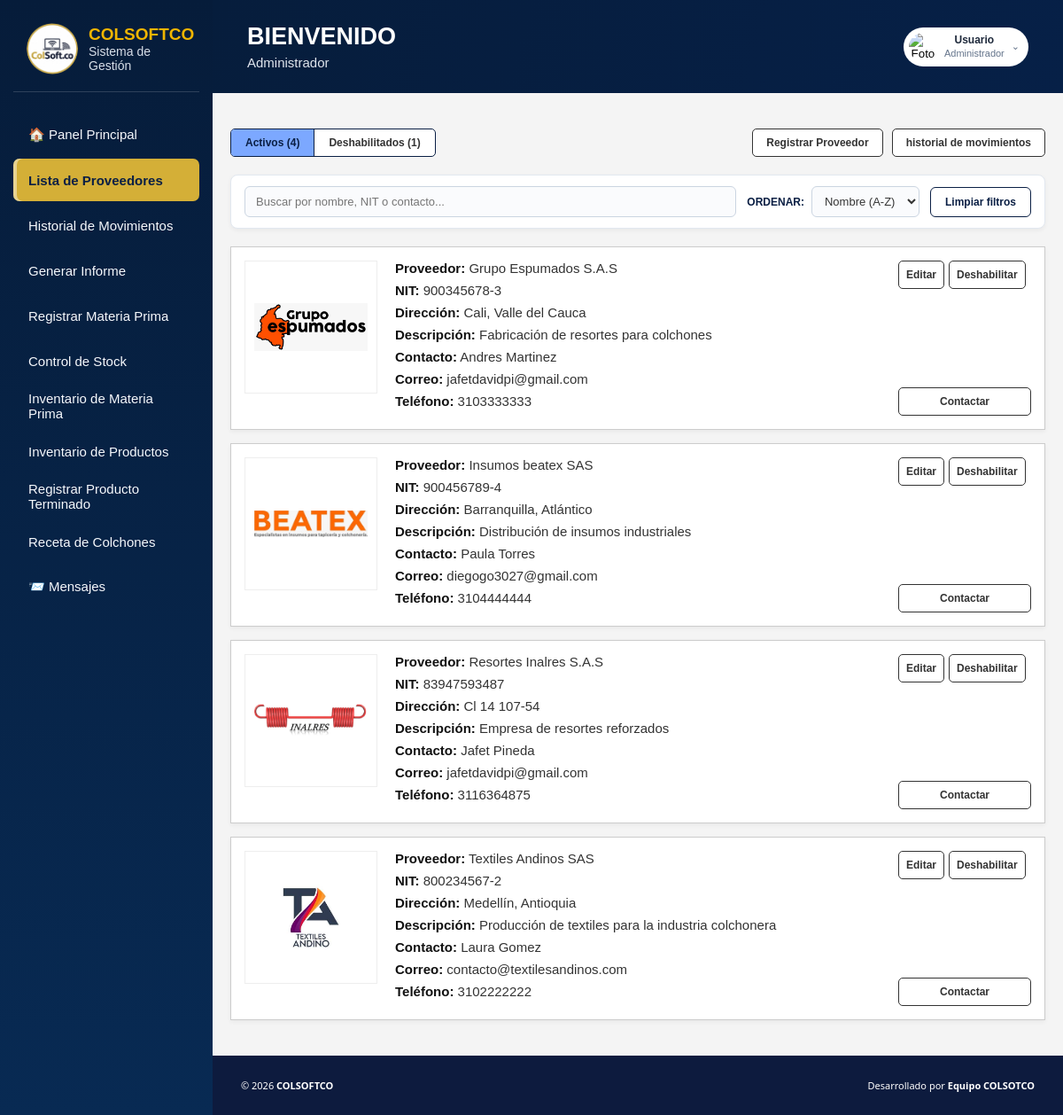
The page /view/lista_proveedores/lista_proveedores.php (signed in) on the database its author committed.
### tables this page shows
CREATE TABLE `proveedores` (
  `id_proveedor` int(11) NOT NULL,
  `nombre_empresa` varchar(80) NOT NULL,
  `nit` varchar(20) NOT NULL,
  `direccion` varchar(255) NOT NULL,
  `descripcion_empresa` text DEFAULT NULL,
  `contacto_nombre` varchar(80) NOT NULL,
  `contacto_apellido` varchar(80) NOT NULL,
  `telefono` varchar(10) DEFAULT NULL,
  `email` varchar(70) DEFAULT NULL,
  `imagen` varchar(255) DEFAULT NULL,
  `estado` enum('activo','inactivo') NOT NULL DEFAULT 'activo',
  `activo` tinyint(1) NOT NULL DEFAULT 1
);

### app/logica_proveedores.php (called while the page is built, shortened)
<?php
require_once __DIR__ . '/../config/conexion.php';
class ProveedorLogica
{
    private $conn;
    public function __construct()
    {
        $db = new Conexion();
        $this->conn = $db->getConnection();
    }
    public function getProveedores(string $estado = 'activo'): array
    {
        $sql = "
            SELECT
                id_proveedor,
                nombre_empresa,
                contacto_nombre,
                contacto_apellido,
                telefono,
                email,
                nit,
                direccion,
                descripcion_empresa,
                imagen,
                estado
            FROM proveedores
        ";
        $params = [];
        if ($estado !== 'todos') {
            $sql .= " WHERE estado = :estado ";
            $params[':estado'] = $estado;
        }
        $sql .= " ORDER BY nombre_empresa ASC ";
        $stmt = $this->conn->prepare($sql);
        $stmt->execute($params);
        return $stmt->fetchAll(PDO::FETCH_ASSOC);
    }
    public function contarProveedoresPorEstado(): array
    {
        $sql = "
            SELECT estado, COUNT(*) AS total
            FROM proveedores
            GROUP BY estado
        ";
        $stmt = $this->conn->prepare($sql);
        $stmt->execute();
        $conteos = ['activo' => 0, 'inactivo' => 0];
        foreach ($stmt->fetchAll(PDO::FETCH_ASSOC) as $fila) {
            $conteos[$fila['estado']] = (int) $fila['total'];
        }
        return $conteos;
    }
}

### config/conexion.php (called while the page is built, shortened)
<?php
  class Conexion
  {
    private string $Servidor = "localhost";
    private string $BaseDeDatos = "colsoftco";
    private string $Usuario = "root";
    private string $Password = "";
    private static ?PDO $instance = null;
    public function getConnection(): PDO {
      if (self::$instance === null) {
        self::$instance = new PDO(
          "mysql:host={$this->Servidor};dbname={$this->BaseDeDatos};charset=utf8mb4",
          $this->Usuario,
          $this->Password,
          [
            PDO::ATTR_ERRMODE => PDO::ERRMODE_EXCEPTION,
            PDO::ATTR_DEFAULT_FETCH_MODE => PDO::FETCH_ASSOC,
            PDO::ATTR_EMULATE_PREPARES => false,
          ]
        );
      }
      $this->Conector = self::$instance;
      return $this->Conector;
    }
  }

### view/lista_proveedores/lista_proveedores.php (the view, shortened to what this page needs)
<?php
require_once '../../app/logica_proveedores.php';
$logica = new ProveedorLogica();
$estadoFiltro = $_GET['estado'] ?? 'activo';
$proveedores = $logica->getProveedores($estadoFiltro);
$conteos = $logica->contarProveedoresPorEstado();
?>
<!DOCTYPE html>
<html lang="es">
<head>
    <link rel="stylesheet" href="../../public/css/global.css">
    <link rel="stylesheet" href="../../public/css/layout.css">
    <link href="lista_proveedores.css" rel="stylesheet">
</head>
<body>
    <div class="app">
        <?php include __DIR__ . '/../partials/sidebar.php'; ?>
        <div class="main">
            <?php
            include __DIR__ . '/../partials/topbar.php';
            ?>
            <main class="content">
                <div class="controls-container">
                    <div class="tabs">
                        <a href="lista_proveedores.php?estado=activo"
                           class="tab <?= $estadoFiltro === 'activo' ? 'active' : '' ?>">
                            Activos (<?= $conteos['activo'] ?>)
                        </a>
                        <a href="lista_proveedores.php?estado=inactivo"
                           class="tab <?= $estadoFiltro === 'inactivo' ? 'active' : '' ?>">
                            Deshabilitados (<?= $conteos['inactivo'] ?>)
                        </a>
                    </div>
                    <div class="actions">
                        <button class="btn-action" onclick="window.location.href='registro_proveedores.php'">
                            Registrar Proveedor
                        </button>
                        <button class="btn-action"
                            onclick="window.location.href='../historial_movimientos/historial.php'">
                            historial de movimientos
                        </button>
                    </div>
                </div>
                <div class="filtros-container">
                    <div class="filtro-busqueda">
                        <input
                            type="text"
                            id="inputBusquedaProveedor"
                            placeholder="Buscar por nombre, NIT o contacto...">
                    </div>
                    <div class="filtro-orden">
                        <label for="selectOrden">Ordenar:</label>
                        <select id="selectOrden">
                            <option value="az">Nombre (A-Z)</option>
                        </select>
                    </div>
                    <button type="button" id="btnLimpiarFiltros" class="btn-limpiar-filtros">
                        Limpiar filtros
                    </button>
                </div>
                <div class="provider-list" id="listaProveedores">
                    <?php if (count($proveedores) > 0): ?>
                        <?php foreach ($proveedores as $proveedor): ?>
                            <div class="provider-card <?php echo $proveedor['estado'] === 'inactivo' ? 'inactivo' : ''; ?>"
                                data-nombre="<?php echo htmlspecialchars(strtolower($proveedor['nombre_empresa'])); ?>"
                                data-nit="<?php echo htmlspecialchars(strtolower($proveedor['nit'] ?? '')); ?>"
                                data-contacto="<?php echo htmlspecialchars(strtolower($proveedor['contacto_nombre'] . ' ' . $proveedor['contacto_apellido'])); ?>">
                                <div class="provider-logo">
                                    <?php if (!empty($proveedor['imagen'])): ?>
                                        <img
                                            src="../../public/imagenes/proveedores/<?php echo htmlspecialchars($proveedor['imagen']); ?>"
                                            alt="<?php echo htmlspecialchars($proveedor['nombre_empresa']); ?>"
                                            class="provider-logo-img">
                                    <?php endif; ?>
                                </div>
                                <div class="provider-info">
                                    <p>
                                        <strong>Proveedor:</strong>
                                        <?php echo htmlspecialchars($proveedor['nombre_empresa']); ?>
                                    </p>
                                    <?php if (isset($proveedor['nit'])): ?>
                                        <p>
                                            <strong>NIT:</strong>
                                            <?php echo htmlspecialchars($proveedor['nit']); ?>
                                        </p>
                                    <?php endif; ?>
                                    <?php if (isset($proveedor['direccion'])): ?>
                                        <p>
                                            <strong>Dirección:</strong>
                                            <?php echo htmlspecialchars($proveedor['direccion']); ?>
                                        </p>
                                    <?php endif; ?>
                                    <?php if (isset($proveedor['descripcion_empresa'])): ?>
                                        <p>
                                            <strong>Descripción:</strong>
                                            <?php echo htmlspecialchars($proveedor['descripcion_empresa']); ?>
                                        </p>
                                    <?php endif; ?>
                                    <p>
                                        <strong>Contacto:</strong>
                                        <?php
                                        echo htmlspecialchars(
                                            $proveedor['contacto_nombre'] . ' ' .
                                                $proveedor['contacto_apellido']
                                        );
                                        ?>
                                    </p>
                                    <p>
                                        <strong>Correo:</strong>
                                        <?php echo htmlspecialchars($proveedor['email']); ?>
                                    </p>
                                    <p>
                                        <strong>Teléfono:</strong>
                                        <?php echo htmlspecialchars($proveedor['telefono']); ?>
                                    </p>
                                </div>
                                <div class="provider-buttons">
                                    <div class="btn-group-top">
                                        <a href="editar_proveedor.php?id=<?php echo (int)$proveedor['id_proveedor']; ?>" class="btn-card">
                                            Editar
                                        </a>
                                        <?php if ($proveedor['estado'] === 'activo'): ?>
                                            <a
                                                href="ambiar_estado_proveedor.php?id=<?php echo (int)$proveedor['id_proveedor']; ?>&volver=<?php echo urlencode($estadoFiltro); ?>"
                                                class="btn-card btn-card-deshabilitar">
                                                Deshabilitar
                                            </a>
                                        <?php endif; ?>
                                    </div>
                                    <a
                                        href="contactar_proveedor.php?id=<?php echo (int)$proveedor['id_proveedor']; ?>"
                                        class="btn-card btn-card-large">
                                        Contactar
                                    </a>
                                </div>
                            </div>
                        <?php endforeach; ?>
                    <?php endif; ?>
                </div>
            </main>
            <?php include __DIR__ . '/../partials/footer.php'; ?>
        </div>
    </div>
</body>
</html>

### rows shown on the page
proveedores: imagen (picture), nombre_empresa "Grupo Espumados S.A.S", nit "900345678-3", direccion "Cali, Valle del Cauca", descripcion_empresa "Fabricación de resortes para colchones", contacto_nombre+contacto_apellido "Andres Martinez", email "jafetdavidpi@gmail.com", telefono "3103333333"
proveedores: imagen (picture), nombre_empresa "Insumos beatex SAS", nit "900456789-4", direccion "Barranquilla, Atlántico", descripcion_empresa "Distribución de insumos industriales", contacto_nombre+contacto_apellido "Paula Torres", email "diegogo3027@gmail.com", telefono "3104444444"
proveedores: imagen (picture), nombre_empresa "Resortes Inalres S.A.S", nit "83947593487", direccion "Cl 14 107-54", descripcion_empresa "Empresa de resortes reforzados", contacto_nombre+contacto_apellido "Jafet Pineda", email "jafetdavidpi@gmail.com", telefono "3116364875"
proveedores: imagen (picture), nombre_empresa "Textiles Andinos SAS", nit "800234567-2", direccion "Medellín, Antioquia", descripcion_empresa "Producción de textiles para la industria colchonera", contacto_nombre+contacto_apellido "Laura Gomez", email "contacto@textilesandinos.com", telefono "3102222222"

### other values the page prints
$rolActual "Administrador"
$conteos['activo'] "4"
$conteos['inactivo'] "1"
